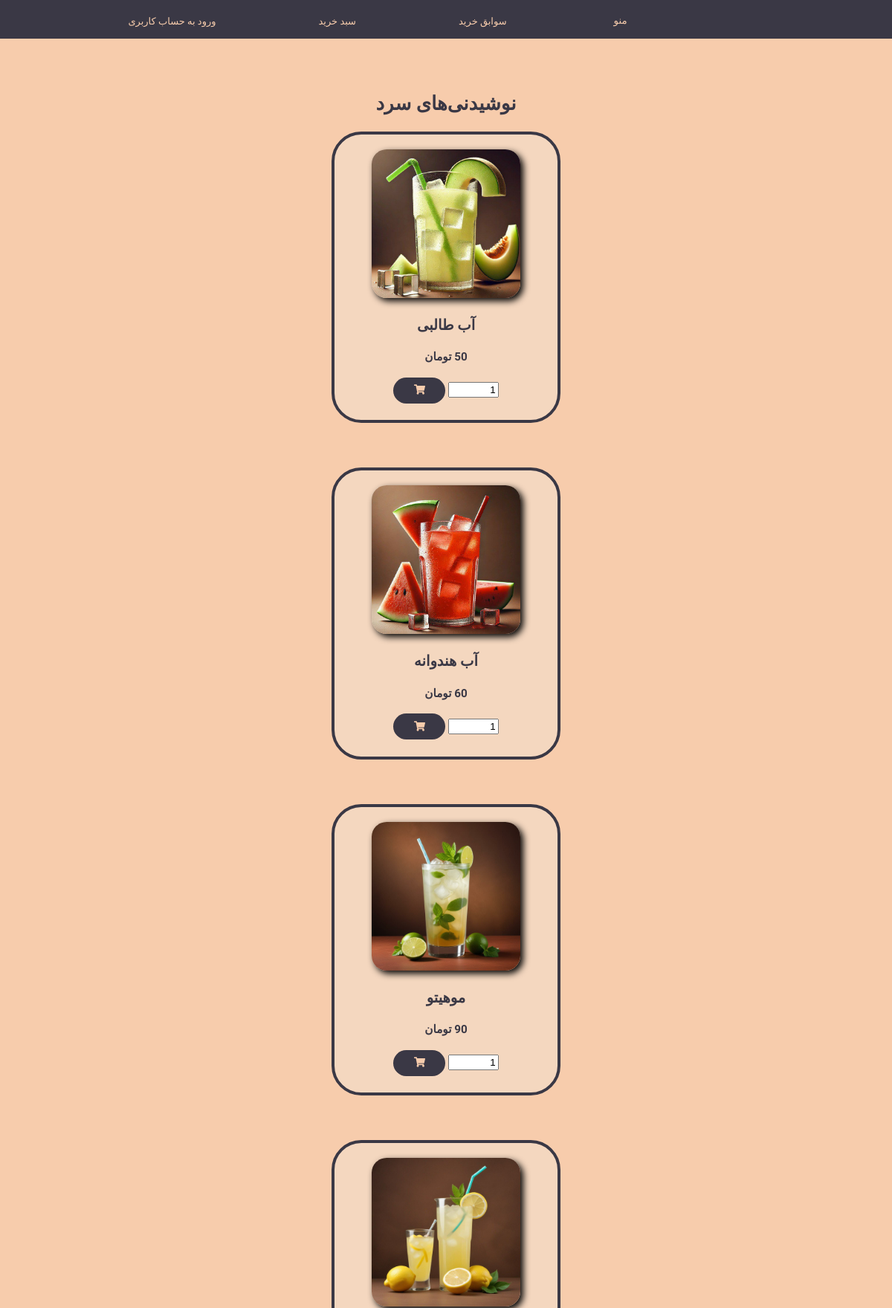
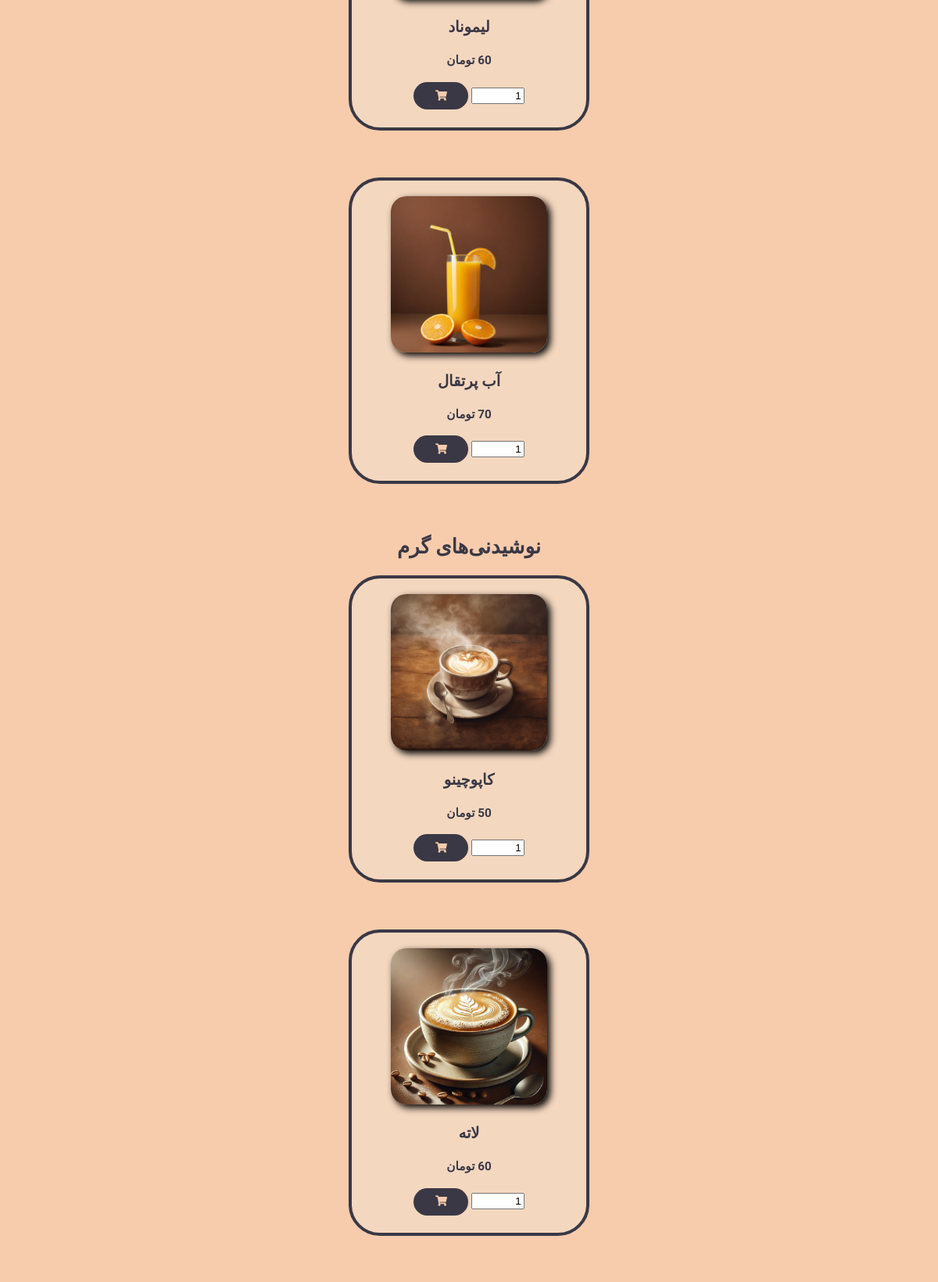
The app's page /menu/ (upper part) with its own data (2 pictures, top to bottom).
### accounts/models.py (models this page shows, shortened)
class Category(models.Model):
    name = models.CharField(max_length=50)
    slug = models.SlugField(max_length=50, unique=True)

class Product(models.Model):
    name = models.CharField(max_length=100)
    price = models.IntegerField()
    image = models.ImageField(upload_to="product/", blank=True, null=True)
    category = models.ForeignKey(
        Category,
        on_delete=models.CASCADE,
        related_name="products",
        blank=True,
        null=True,
    )
    ingredients = models.ManyToManyField("Storage", through="ProductIngredient")

### accounts/views.py (the view)
# urls.py: path("menu/", views.menu_view, name="menu"),
def menu_view(request):
    categories = Category.objects.all()
    context = {"categories": categories}
    return render(request, "accounts/menu.html", context)

### accounts/templates/accounts/menu.html (shortened to what this page needs)
{% load static %}
<!DOCTYPE html>
<html lang="fa" dir="rtl">
<head>
    <link rel='stylesheet' href='https://cdnjs.cloudflare.com/ajax/libs/font-awesome/5.15.3/css/all.min.css'>
    <link href='https://unpkg.com/css.gg@2.0.0/icons/css/enter.css' rel='stylesheet'>
    <link href='https://unpkg.com/css.gg@2.0.0/icons/css/shopping-cart.css' rel='stylesheet'>
    <link href='https://unpkg.com/css.gg@2.0.0/icons/css/check-r.css' rel='stylesheet'>
    <link href='https://unpkg.com/css.gg@2.0.0/icons/css/menu.css' rel='stylesheet'>
    <link href='https://unpkg.com/css.gg@2.0.0/icons/css/coffee.css' rel='stylesheet'>
</head>
<body>
    <div class="navbar lalezar-regular">
        <nav>
            <ul>
                <li class="dropdown">
                    <div class="icon-label"><button class="dropbtn">منو</button></div>
                </li>
                <li>
                    <div class="icon-label"><a href="{% url 'cart_history' %}" class="name">سوابق خرید</a></div>
                </li>
                <li>
                    <div class="icon-label"><a href="{% url 'cart' %}" class="name">سبد خرید</a></div>
                </li>
                {% if user.is_authenticated %}
                {% if user.is_staff %}
                <li class="nav-item">
                    <div class="icon-label"><i class="gg-coffee icon"></i><a href="{% url 'myadmin' %}" class="name">مدیریت فروشگاه</a></div>
                </li>
                {% endif %}
                <li>
                    <div class="icon-label"><i class="gg-enter icon"></i><a href="{% url 'logout' %}" class="name" style="margin-left: 100px;">خروج</a></div>
                </li>
                {% else %}
                <li>
                    <div class="icon-label"><a href="{% url 'login' %}" class="name">ورود به حساب کاربری</a></div>
                </li>
                {% endif %}
            </ul>
        </nav>
    </div>
    <div class="container d-flex justify-content-center mt-50 mb-50">
        <div class="row">
            {% for category in categories %}
                <div class="col-md-10 lalezar-regular">
                    <h1 id="{{ category.slug }}">{{ category.name }}</h1>
                    {% for i in category.products.all %}
                        <div class="card card-body" style="margin-bottom: 60px;">
                            <div class="media align-items-center align-items-lg-start text-center text-lg-left flex-column flex-lg-row">
                                <div class="mr-2 mb-3 mb-lg-0">
                                    <img src="{% if i.image %}{{ i.image.url }}{% endif %}" width="200" height="200">
                                </div>
                                <div class="media-body">
                                    <h2 class="media-title font-weight-semibold">{{ i.name }}</h2>
                                </div>
                                <div class="mt-3 mt-lg-0 ml-lg-3 text-center">
                                    <h3 class="mb-0 font-weight-semibold">{{ i.price }} تومان</h3>
                                    <form method="post" action="{% url 'add_to_cart' i.pk %}">
                                        <input type="number" name="quantity" value="1" min="1" style="width: 60px; margin-bottom: 10px;">
                                        <button type="submit" class="btn lalezar-regular" style="padding: 0 1rem;"><i class="fas fa-shopping-cart"></i></button>
                                    </form>
                                </div>
                            </div>
                            <br>
                        </div>
                    {% endfor %}
                </div>
            {% endfor %}
        </div>
    </div>
</body>
</html>

### accounts/templates/accounts/menu.html (style rules this page uses)
.lalezar-regular { font-family: "Lalezar", system-ui; font-weight: 400; font-style: normal; }
body { margin: 0; font-family: 'lalezar-regular'; font-size: .8125rem; font-weight: 400; line-height: 1.5385; color: #3a3845; text-align: center; background-color: #f7ccac; }
.btn { background-color: #3a3845; font-family: lalezar-regular; color: #f7ccac; border: 0px; height: 35px; width: 70px; border-radius: 35px; }
.mt-50 { margin-top: 50px; }
.mb-50 { margin-bottom: 50px; }
a { text-decoration: none !important; }
.container { display: flex; justify-content: center; }
.card { background-color: #f4d7bf; border: 4px solid #3a3845; padding-top: 20px; width: 300px; border-radius: 40px; }
img { border-radius: 20px; box-shadow: 4px 4px 10px rgba(0, 0, 0, 1); }
nav ul { display: flex; }
li { list-style: none; margin-right: 130px; }
.icon-label { display: flex; align-items: center; color: #f7ccac; margin-top: 6px; }
.icon-label a { text-decoration: none; }
.navbar { display: flex; background-color: #3a3845; justify-content: center; margin-bottom: 20px; }
.name { color: #f7ccac; }
.dropdown { position: relative; margin-left: auto; }
.dropbtn { background-color: inherit; color: #f7ccac; border: none; outline: none; font-family: inherit; }

### records on screen
Category: name "نوشیدنی‌های سرد"
Product: image (picture), name "آب طالبی", price "50"
Product: image (picture), name "آب هندوانه", price "60"
Product: image (picture), name "موهیتو", price "90"
Product: image (picture), name "لیموناد", price "60"
Product: image (picture), name "آب پرتقال", price "70"
Category: name "نوشیدنی‌های گرم"
Product: image (picture), name "کاپوچینو", price "50"
Product: image (picture), name "لاته", price "60"
